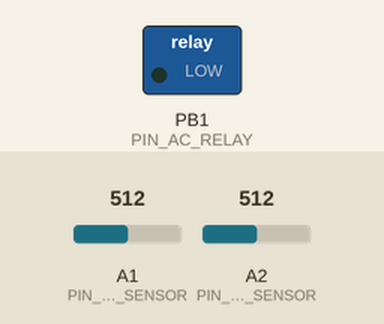
This program was run on a simulated ATtiny85, built with avr-gcc and run on an emulated ATtiny85. Shown: switched loads named in the program (green lamp = pin HIGH). The test bench sets the inputs (shaded band); at power-on: A1 (PIN_MAP_SENSOR) = 512, A2 (PIN_TPS_SENSOR) = 512.

Above: at 0.3 s.
Timing chart, 0 to 1.8 s (numbered marks = the images above):
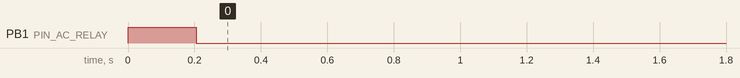

The program:

main.cpp
```cpp
#include <Arduino.h>

// ========== CONFIGURAÇÃO DOS PINOS ==========
#define PIN_MAP_SENSOR      A1    // PB2 - Sensor MAP (analógico)
#define PIN_TPS_SENSOR      A2    // PB4 - Sensor TPS (analógico)
#define PIN_INJECTOR        PB3   // PB3 - Sinal do bico injetor (digital)
#define PIN_AC_RELAY        PB1   // PB1 - Relé do compressor AC (HIGH = ligado)

// ========== PARÂMETROS DO MOTOR ==========
#define MOTOR_CYLINDERS     4     // Motor 4 cilindros
#define RPM_LOW_THRESHOLD   2000  // RPM abaixo deste valor é considerado baixo
#define RPM_HIGH_THRESHOLD  4500  // RPM acima deste valor é considerado alto

// ========== THRESHOLDS DE CARGA ==========
#define TPS_HIGH_THRESHOLD  70    // TPS acima de 70% indica aceleração forte
#define MAP_HIGH_THRESHOLD  75    // MAP acima de 75% indica alta carga
#define MAP_LOW_THRESHOLD   40    // MAP abaixo de 40% indica baixa carga

// ========== PARÂMETROS DE TEMPORIZAÇÃO ==========
#define AC_CUTOFF_DELAY     200   // Tempo em ms antes de cortar o AC
#define AC_RESTORE_DELAY    1000  // Tempo em ms antes de religar o AC
#define INJECTOR_TIMEOUT    150   // Timeout para leitura do injetor (ms)

// ========== VARIÁVEIS GLOBAIS ==========
volatile unsigned long injectorPulseStart = 0;
volatile unsigned long injectorPulseWidth = 0;
volatile unsigned long lastInjectorPulse = 0;
volatile uint16_t pulseCount = 0;

unsigned long lastRpmCalc = 0;
uint16_t currentRPM = 0;
uint16_t currentPulseWidth = 0;

bool acEnabled = true;
unsigned long acStateChangeTime = 0;
bool acCutoffRequested = false;

// ========== INTERRUPÇÃO DO INJETOR ==========
void injectorISR() {
  unsigned long now = micros();

  if (digitalRead(PIN_INJECTOR) == HIGH) {
    // Início do pulso
    injectorPulseStart = now;
  } else {
    // Fim do pulso
    if (injectorPulseStart > 0) {
      injectorPulseWidth = now - injectorPulseStart;
      lastInjectorPulse = millis();
      pulseCount++;
    }
  }
}

// ========== SETUP ==========
void setup() {
  // Configuração dos pinos
  pinMode(PIN_MAP_SENSOR, INPUT);
  pinMode(PIN_TPS_SENSOR, INPUT);
  pinMode(PIN_INJECTOR, INPUT);
  pinMode(PIN_AC_RELAY, OUTPUT);

  // Inicializa com AC ligado
  digitalWrite(PIN_AC_RELAY, HIGH);
  acEnabled = true;

  // Configura interrupção para leitura do injetor
  attachInterrupt(digitalPinToInterrupt(PIN_INJECTOR), injectorISR, CHANGE);

  lastRpmCalc = millis();
}

// ========== FUNÇÃO: LER SENSORES ==========
void readSensors(uint8_t &mapValue, uint8_t &tpsValue) {
  // Lê MAP (0-100%)
  int mapRaw = analogRead(PIN_MAP_SENSOR);
  mapValue = map(mapRaw, 0, 1023, 0, 100);

  // Lê TPS (0-100%)
  int tpsRaw = analogRead(PIN_TPS_SENSOR);
  tpsValue = map(tpsRaw, 0, 1023, 0, 100);
}

// ========== FUNÇÃO: CALCULAR RPM ==========
void calculateRPM() {
  unsigned long now = millis();
  unsigned long elapsed = now - lastRpmCalc;

  // Calcula RPM a cada 100ms
  if (elapsed >= 100) {
    if (pulseCount > 0) {
      // RPM = (pulsos * 60000) / (tempo_ms * cilindros / 2)
      // Para motor 4 tempos: cada cilindro injeta uma vez a cada 2 rotações
      currentRPM = (pulseCount * 60000UL) / (elapsed * (MOTOR_CYLINDERS / 2));

      // Atualiza largura de pulso (converte de micros para ms)
      currentPulseWidth = injectorPulseWidth / 1000;
    } else {
      currentRPM = 0;
    }

    pulseCount = 0;
    lastRpmCalc = now;
  }

  // Verifica timeout do sinal do injetor
  if (millis() - lastInjectorPulse > INJECTOR_TIMEOUT) {
    currentRPM = 0;
  }
}

// ========== FUNÇÃO: DETERMINAR SE DEVE CORTAR AC ==========
bool shouldCutOffAC(uint8_t mapValue, uint8_t tpsValue, uint16_t rpm) {
  // Condição 1: Aceleração forte (TPS alto) + RPM baixo
  bool strongAcceleration = (tpsValue > TPS_HIGH_THRESHOLD) && (rpm < RPM_LOW_THRESHOLD);

  // Condição 2: Carga alta (MAP alto) + RPM baixo (subidas, arrancadas)
  bool highLoadLowRPM = (mapValue > MAP_HIGH_THRESHOLD) && (rpm < RPM_LOW_THRESHOLD);

  // Condição 3: Motor em marcha lenta ou muito baixo RPM (abaixo de 800 RPM)
  bool veryLowRPM = rpm < 800;

  return strongAcceleration || highLoadLowRPM || veryLowRPM;
}

// ========== FUNÇÃO: DETERMINAR SE DEVE RESTAURAR AC ==========
bool shouldRestoreAC(uint8_t mapValue, uint8_t tpsValue, uint16_t rpm) {
  // Restaura AC quando condições voltarem ao normal
  bool normalAcceleration = (tpsValue < (TPS_HIGH_THRESHOLD - 10));
  bool normalLoad = (mapValue < (MAP_HIGH_THRESHOLD - 10));
  bool adequateRPM = (rpm > (RPM_LOW_THRESHOLD + 300));

  return normalAcceleration && normalLoad && adequateRPM;
}

// ========== FUNÇÃO: CONTROLAR RELÉ DO AC ==========
void controlACRelay() {
  unsigned long now = millis();

  if (acCutoffRequested && !acEnabled) {
    // AC já está desligado, nada a fazer
    return;
  }

  if (acCutoffRequested && acEnabled) {
    // Verifica se passou o delay para cortar
    if (now - acStateChangeTime >= AC_CUTOFF_DELAY) {
      digitalWrite(PIN_AC_RELAY, LOW);
      acEnabled = false;
    }
  }

  if (!acCutoffRequested && !acEnabled) {
    // Verifica se passou o delay para restaurar
    if (now - acStateChangeTime >= AC_RESTORE_DELAY) {
      digitalWrite(PIN_AC_RELAY, HIGH);
      acEnabled = true;
    }
  }
}

// ========== LOOP PRINCIPAL ==========
void loop() {
  uint8_t mapValue, tpsValue;

  // Lê sensores
  readSensors(mapValue, tpsValue);

  // Calcula RPM
  calculateRPM();

  // Determina se deve cortar ou restaurar o AC
  bool cutoff = shouldCutOffAC(mapValue, tpsValue, currentRPM);

  if (cutoff != acCutoffRequested) {
    // Mudança de estado solicitada
    acCutoffRequested = cutoff;
    acStateChangeTime = millis();
  }

  // Se não há cutoff requisitado, verifica se pode restaurar
  if (!acCutoffRequested && !acEnabled) {
    if (shouldRestoreAC(mapValue, tpsValue, currentRPM)) {
      // Condições OK para restaurar
    } else {
      // Ainda não pode restaurar, continua esperando
      acCutoffRequested = false; // Garante que não vai tentar religar prematuramente
    }
  }

  // Controla o relé do AC
  controlACRelay();

  // Pequeno delay para não sobrecarregar o ATtiny85
  delay(20);
}
```

Measured:
- by itself, PB1 (PIN_AC_RELAY): HIGH → LOW at 0.21 s
